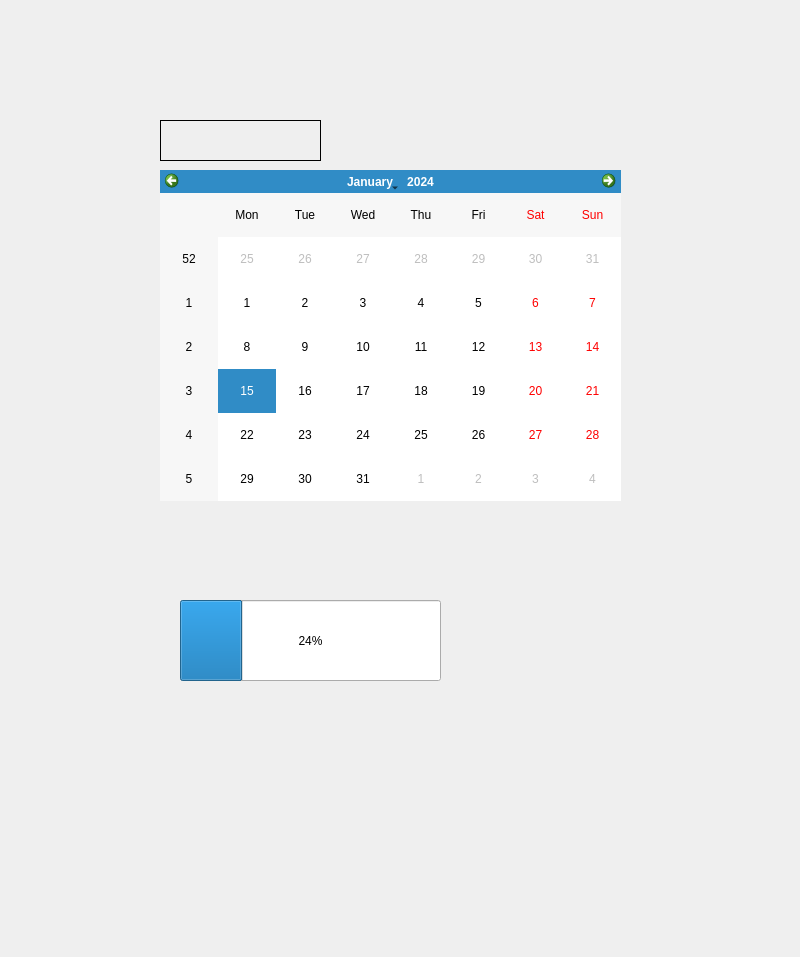
<?xml version="1.0" encoding="UTF-8"?>
<ui version="4.0">
 <class>Widget</class>
 <widget class="QWidget" name="Widget">
  <property name="geometry">
   <rect>
    <x>0</x>
    <y>0</y>
    <width>800</width>
    <height>957</height>
   </rect>
  </property>
  <property name="windowTitle">
   <string>Widget</string>
  </property>
  <widget class="QCalendarWidget" name="calendarWidget">
   <property name="geometry">
    <rect>
     <x>160</x>
     <y>170</y>
     <width>461</width>
     <height>331</height>
    </rect>
   </property>
  </widget>
  <widget class="QLabel" name="label">
   <property name="geometry">
    <rect>
     <x>160</x>
     <y>120</y>
     <width>161</width>
     <height>41</height>
    </rect>
   </property>
   <property name="frameShape">
    <enum>QFrame::Box</enum>
   </property>
   <property name="text">
    <string/>
   </property>
  </widget>
  <widget class="QProgressBar" name="progressBar">
   <property name="geometry">
    <rect>
     <x>180</x>
     <y>600</y>
     <width>261</width>
     <height>81</height>
    </rect>
   </property>
   <property name="value">
    <number>24</number>
   </property>
  </widget>
 </widget>
 <resources/>
 <connections/>
</ui>
